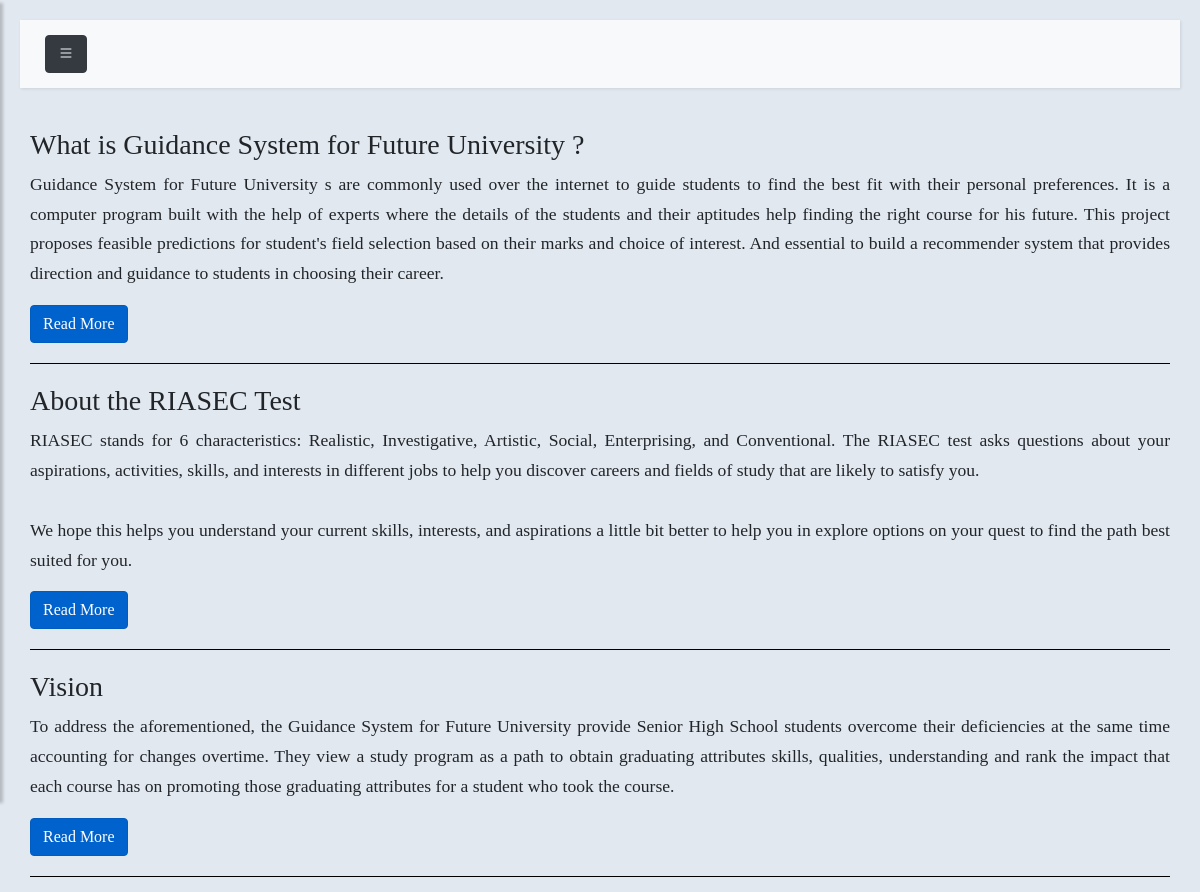
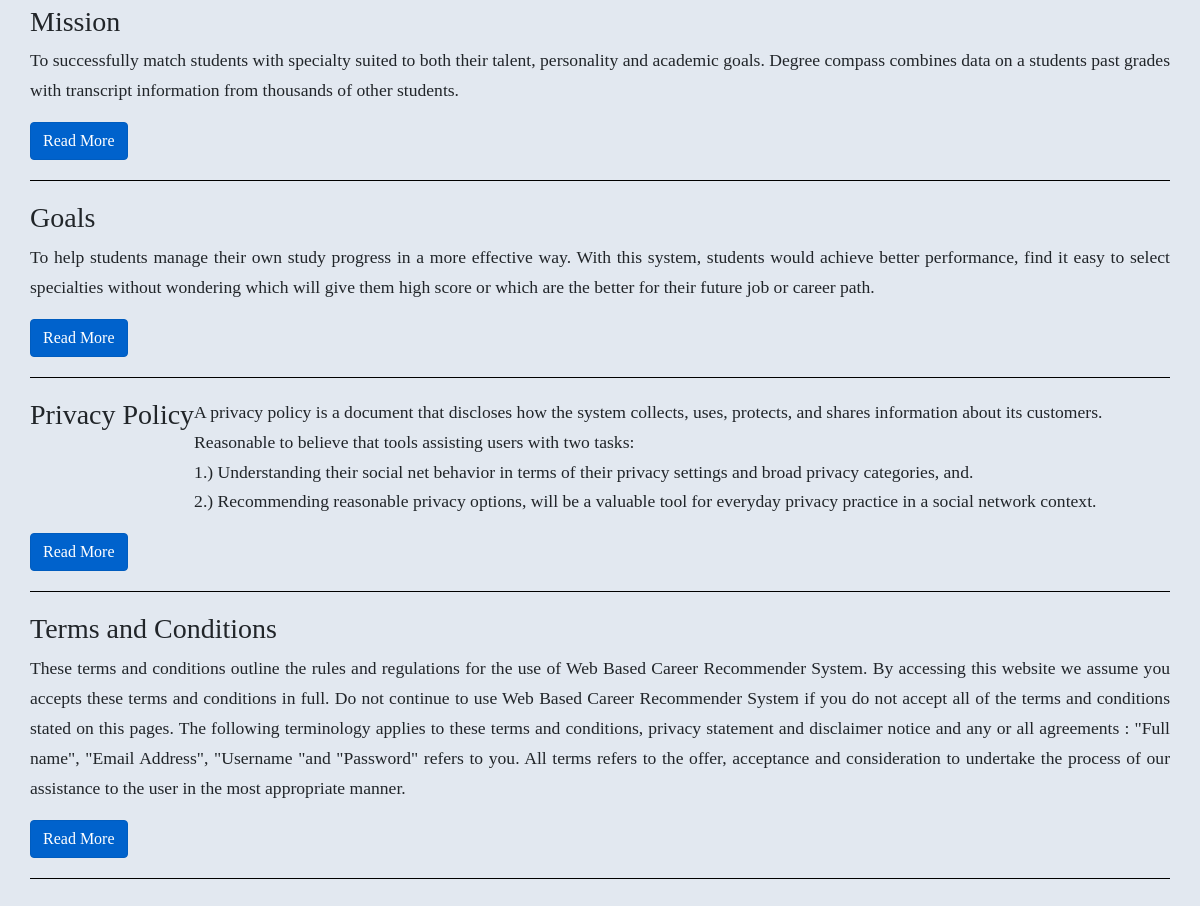
Page /about.php on the committed database (2 pictures, top to bottom).
### tables this page shows
CREATE TABLE `about_info` (
  `ab_id` int(60) NOT NULL,
  `ab_title` varchar(60) NOT NULL,
  `ab_content` text NOT NULL
);

### about.php (the view, shortened to what this page needs)
<?php  include('header.php')?>
<?php
require('config.php');
$infos = array();
$sql = "SELECT * FROM about_info";
$result = $conn->query($sql);
if ($result->num_rows > 0) {
  while($row = $result->fetch_assoc()) {
    array_push($infos, $row);
  }
}
?>
<div class="container">
  <div class="row">
    <?php foreach($infos as $info){?>
      <h3><?php echo $info['ab_title']?></h3>
      <div class="text-truncate text-truncate--5 text-justify">
        <?php
        $content = str_replace(array("\r\n", "\n"), array("<br />", "<br />"), $info['ab_content']);
        ?>
        <p class="text-justify"><?php echo  $content;?><p>
        </div>
        <div>
        <a href="single.php?id=<?php echo $info['ab_id']?>" class="btn btn-primary active text-white" target="_blank" rel="noopener noreferrer">Read More</a>
        </div>
        <div class="line"></div>
      <?php }?>
    </div>
  </div>
  <?php  include('footer.php')?>

### style.css (style rules this page uses)
body { font-family: Tahoma; background: #fafafa; }
p { font-family: Tahoma; font-size: 1.1em; font-weight: 300; line-height: 1.7em; }
a, a:hover, a:focus { color: inherit; text-decoration: none; transition: all 0.3s; }
.line { width: 100%; height: 1px; border-bottom: 1px solid black; margin: 20px 0; }
.text-truncate.text-truncate--5 { display: -webkit-box !important; -webkit-line-clamp: 5; -webkit-box-orient: vertical; white-space: normal; }

### rows in the picture
about_info: ab_title "What is Guidance System for Future University ?", ab_content "Guidance System for Future University s are commonly used over the internet to guide students to find the best fit with their personal preferences. It is a computer program built with the help of experts where the details of the students and their aptitudes help finding the right course for his future. This project proposes feasible predictions for student's field selection based on their marks and choice of interest. And essential to build a recommender system that provides direction and guidance to students in choosing their career."
about_info: ab_title "About the RIASEC Test", ab_content "RIASEC stands for 6 characteristics: Realistic, Investigative, Artistic, Social, Enterprising, and Conventional. The RIASEC test asks questions about your aspirations, activities, skills, and interests in different jobs to help you discover careers and fields of study that are likely to satisfy you. We hope this helps you understand your current skills, interests, and aspirations a little bit better to help you in explore options on your quest to find the path best suited for you."
about_info: ab_title "Vision", ab_content "To address the aforementioned, the Guidance System for Future University provide Senior High School students overcome their deficiencies at the same time accounting for changes overtime. They view a study program as a path to obtain graduating attributes skills, qualities, understanding and rank the impact that each course has on promoting those graduating attributes for a student who took the course."
about_info: ab_title "Mission", ab_content "To successfully match students with specialty suited to both their talent, personality and academic goals. Degree compass combines data on a students past grades with transcript information from thousands of other students."
about_info: ab_title "Goals", ab_content "To help students manage their own study progress in a more effective way. With this system, students would achieve better performance, find it easy to select specialties without wondering which will give them high score or which are the better for their future job or career path."
about_info: ab_title "Privacy Policy", ab_content "A privacy policy is a document that discloses how the system collects, uses, protects, and shares information about its customers. Reasonable to believe that tools assisting users with two tasks: 1.) Understanding their social net behavior in terms of their privacy settings and broad privacy categories, and. 2.) Recommending reasonable privacy options, will be a valuable tool for everyday privacy practice in a social network context."
about_info: ab_title "Terms and Conditions", ab_content "These terms and conditions outline the rules and regulations for the use of Web Based Career Recommender System. By accessing this website we assume you accepts these terms and conditions in full. Do not continue to use Web Based Career Recommender System if you do not accept all of the terms and conditions stated on this pages. The following terminology applies to these terms and conditions, privacy statement and disclaimer notice and any or all agreements : \"Full name\", \"Email Address\", \"Username \"and \"Password\" refers to you. All terms refers to the offer, acceptance and consideration to undertake the process of our assistance to the user in the most appropriate manner."
